Frame 1 (no input): blank canvas, image omitted
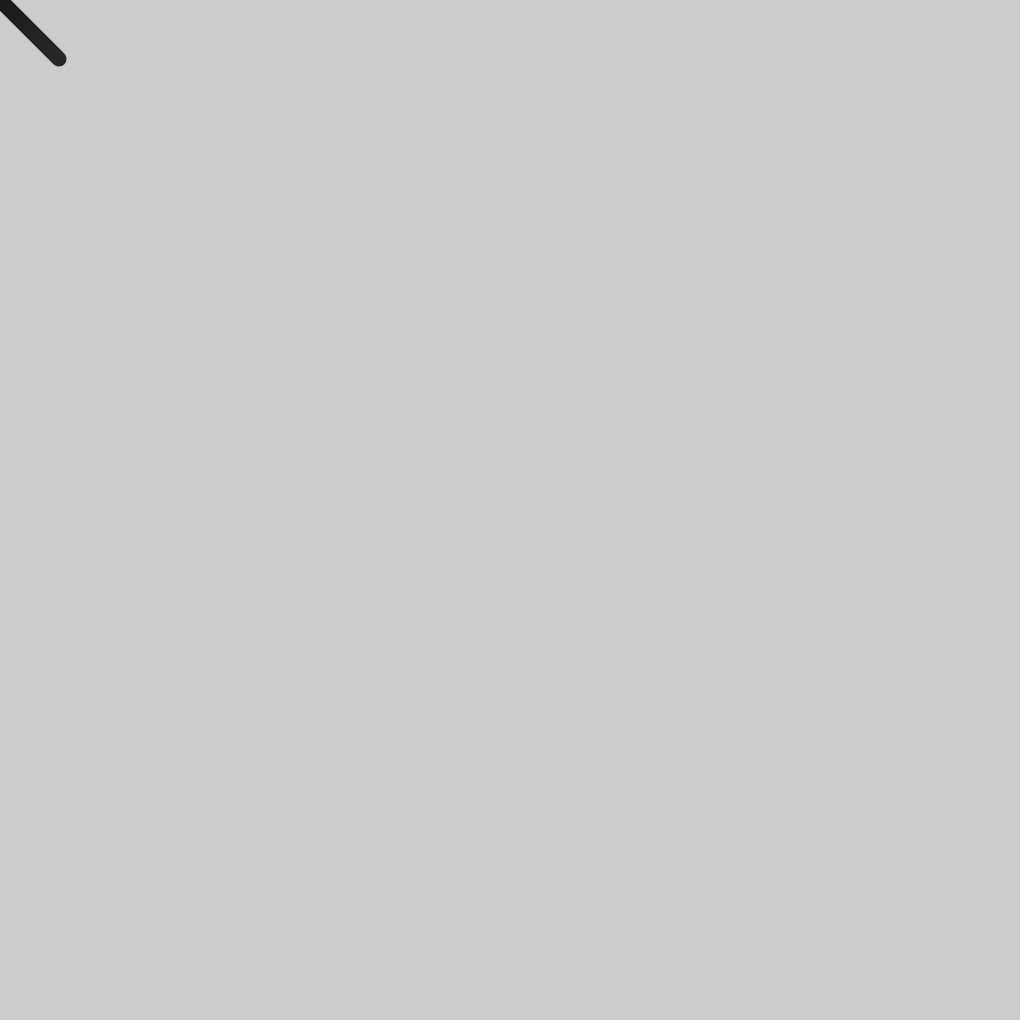
Frame 60 (the mouse pressed at the canvas centre just before this capture)
Frame 120 (the mouse held since frame 60 and released just before this capture): blank canvas, image omitted

The Processing sketch that drew this single still picture (run headless with seeded random() and noise(); from frame 60 on, the mouse is pressed at the canvas centre):

// Processing sketch: processing_131987
// ── processing_131987.pde

//Variables and Math!
//variables are names you make up that hold data
//reserved variables are not made up by you, like mouseX and mouseY

//variables can hold numbers, words, true/false, and complex data

//TYPES:
//float (floating point numbers), #'s with decimal places, ex. 10.5, -100.747474, 100.0
//int (integers), counting numbers, ex. 0, 1, 2, 3.... -1, -2,-3....
//boolean, true/false
//string, sentence "this is my string"

//math operations,  *multiplication /division +addition -subtraction
//math ops,    pow() power,  sqrt() square root not squirt
// PEMDAS is order of ops, use parens to seperate

//DEBUGGING
//bug is unexpected behavior
//1. TAKE A BREAK
//2. Haave Someone else look at your code
//3. println()   print line
//4. Symplify (Keep it Simple Stupid)
//THE ONLY WAY TO LEARN PROGRAMMING IS TO PROGRAM, NOT JUST LISTENING

float myFirstVar; //declare, made up name
float garryTheVariable;
float varisaurus;

void setup() {
  size(1020,1020);
  myFirstVar=100.0; //assign it a value
  garryTheVariable = 1.0001;
  noStroke();
}

void draw() {
  varisaurus=sqrt(mouseX*mouseY)/4;
  fill (varisaurus, varisaurus, varisaurus);
  
  if(mousePressed) {varisaurus=255-(sqrt(mouseX*mouseY)/4);
  }
  
  ellipse (mouseX,mouseY,varisaurus,varisaurus);
  
  fill (myFirstVar/4);
  if (myFirstVar==1120) {myFirstVar=100;}
  ellipse (myFirstVar-100,myFirstVar-100,15,15);
  myFirstVar = myFirstVar +1 ;
  //if(garryTheVariable > 100) {
  //  garryTheVariable= 1.5;
  //}
  ellipse(300,200,garryTheVariable*mouseX/100,garryTheVariable);
  garryTheVariable = garryTheVariable * 1.5 ; //or do garryTheVariable +=1
}
